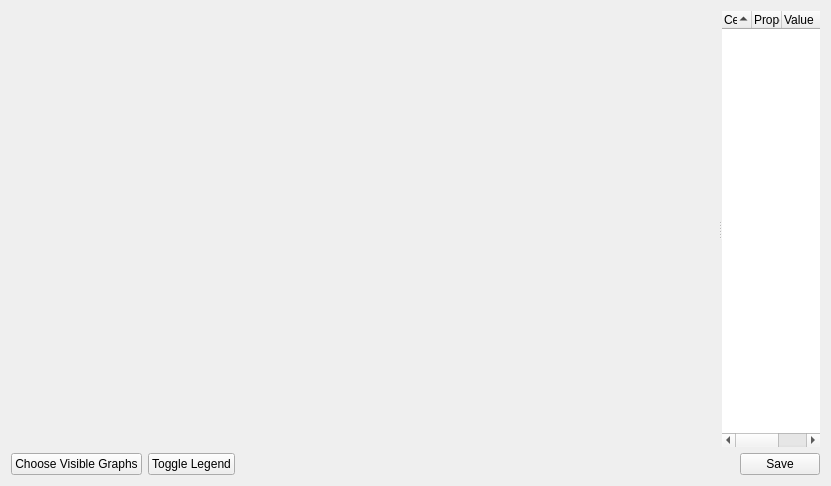
<?xml version="1.0" encoding="UTF-8"?>
<ui version="4.0">
 <class>LineGraph</class>
 <widget class="QWidget" name="LineGraph">
  <property name="geometry">
   <rect>
    <x>0</x>
    <y>0</y>
    <width>831</width>
    <height>486</height>
   </rect>
  </property>
  <property name="windowTitle">
   <string>LineGraph</string>
  </property>
  <layout class="QGridLayout" name="gridLayout">
   <item row="1" column="0">
    <widget class="QPushButton" name="chooseGraphs">
     <property name="text">
      <string>Choose Visible Graphs</string>
     </property>
    </widget>
   </item>
   <item row="0" column="0" colspan="4">
    <widget class="QSplitter" name="splitter">
     <property name="sizePolicy">
      <sizepolicy hsizetype="Preferred" vsizetype="Preferred">
       <horstretch>0</horstretch>
       <verstretch>0</verstretch>
      </sizepolicy>
     </property>
     <property name="orientation">
      <enum>Qt::Horizontal</enum>
     </property>
     <property name="opaqueResize">
      <bool>true</bool>
     </property>
     <property name="handleWidth">
      <number>4</number>
     </property>
     <property name="childrenCollapsible">
      <bool>true</bool>
     </property>
     <widget class="QCustomPlot" name="plot" native="true">
      <property name="sizePolicy">
       <sizepolicy hsizetype="Preferred" vsizetype="Preferred">
        <horstretch>1</horstretch>
        <verstretch>0</verstretch>
       </sizepolicy>
      </property>
      <property name="toolTip">
       <string>Use I (zoom in), O (zoom out), and the arrow keys and mouse to move around</string>
      </property>
     </widget>
     <widget class="QTreeWidget" name="treeWidget">
      <property name="sizePolicy">
       <sizepolicy hsizetype="Preferred" vsizetype="Preferred">
        <horstretch>0</horstretch>
        <verstretch>0</verstretch>
       </sizepolicy>
      </property>
      <property name="minimumSize">
       <size>
        <width>0</width>
        <height>0</height>
       </size>
      </property>
      <property name="sizeIncrement">
       <size>
        <width>1</width>
        <height>0</height>
       </size>
      </property>
      <property name="baseSize">
       <size>
        <width>0</width>
        <height>0</height>
       </size>
      </property>
      <property name="frameShape">
       <enum>QFrame::NoFrame</enum>
      </property>
      <property name="lineWidth">
       <number>1</number>
      </property>
      <property name="horizontalScrollBarPolicy">
       <enum>Qt::ScrollBarAsNeeded</enum>
      </property>
      <property name="sizeAdjustPolicy">
       <enum>QAbstractScrollArea::AdjustToContents</enum>
      </property>
      <property name="autoScrollMargin">
       <number>16</number>
      </property>
      <property name="editTriggers">
       <set>QAbstractItemView::NoEditTriggers</set>
      </property>
      <property name="sortingEnabled">
       <bool>true</bool>
      </property>
      <attribute name="headerDefaultSectionSize">
       <number>30</number>
      </attribute>
      <attribute name="headerStretchLastSection">
       <bool>false</bool>
      </attribute>
      <column>
       <property name="text">
        <string>Cell</string>
       </property>
      </column>
      <column>
       <property name="text">
        <string>Property</string>
       </property>
      </column>
      <column>
       <property name="text">
        <string>Value</string>
       </property>
      </column>
     </widget>
    </widget>
   </item>
   <item row="1" column="1">
    <widget class="QPushButton" name="toggleLegend">
     <property name="text">
      <string>Toggle Legend</string>
     </property>
    </widget>
   </item>
   <item row="1" column="2">
    <spacer name="horizontalSpacer">
     <property name="orientation">
      <enum>Qt::Horizontal</enum>
     </property>
     <property name="sizeHint" stdset="0">
      <size>
       <width>370</width>
       <height>17</height>
      </size>
     </property>
    </spacer>
   </item>
   <item row="1" column="3">
    <widget class="QPushButton" name="save">
     <property name="sizePolicy">
      <sizepolicy hsizetype="Minimum" vsizetype="Minimum">
       <horstretch>0</horstretch>
       <verstretch>0</verstretch>
      </sizepolicy>
     </property>
     <property name="toolTip">
      <string>Saves the graph to the data directory</string>
     </property>
     <property name="text">
      <string>Save</string>
     </property>
    </widget>
   </item>
  </layout>
 </widget>
 <customwidgets>
  <customwidget>
   <class>QCustomPlot</class>
   <extends>QWidget</extends>
   <header>qcustomplot.h</header>
   <container>1</container>
  </customwidget>
 </customwidgets>
 <resources/>
 <connections/>
</ui>
